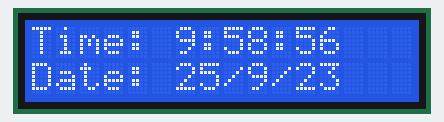
This program was run on a simulated ATmega32, built with avr-gcc and emulated at 16 MHz. On the bench: 16×2 character LCD. Wiring (inferred from the names in the program): DS1307 clock at I2C address 0x68; character LCD (HD44780): RS PA3; E PA2; data PB0, PB1, PB2, PB4. The local clock reads 2024-03-15 10:24:30 at power-on unless the program sets it.

Above: at 0.6 s.
At 4.8 s:
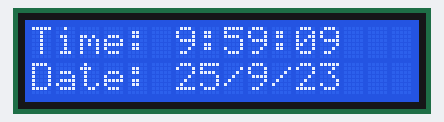
At 9.2 s:
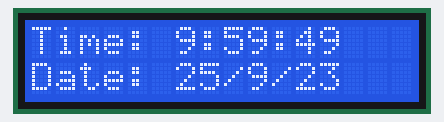
At 18.0 s:
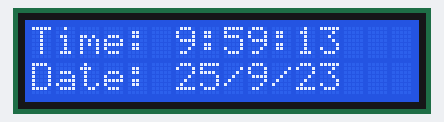
At 26.8 s:
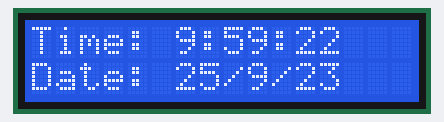
At 37.2 s:
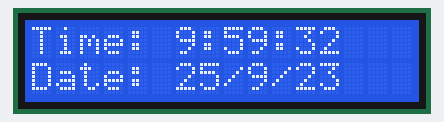

The program:

main.c
```c
/****** LIBIRARY INCLUDE SECTION *******/
#include "LIB/LSTD_TYPES.h"
#include "LIB/LBIT_MATH.h"
#include <util/delay.h>

/***** MCAL INCLUDE SECTION ***********/
#include "MCAL/MDIO/MDIO_interface.h"
#include "MCAL/MADC/MADC_interface.h"
#include "MCAL/MGIE/MGIE_interface.h"

#include "MCAL/MTIMER0/MTIMER0_interface.h"
#include "MCAL/MTIMER1/MTIMER1_interface.h"

#include "MCAL/MEXTI/MEXTI_interface.h"
#include "MCAL/MUSART/MUSART_interface.h"
/***** HAL INCLUDE SECTION **************/
#include "HAL/HPB/HPB_interface.h"
#include "HAL/HSSD/HSSD_interface.h"
#include "HAL/HLED/HLED_interface.h"
#include "HAL/HCLCD/CLCD_interface.h"
#include "HAL/HKEYPAD/KEYPAD_interface.h"
#include "HAL/HDCMOTOR/HDCMOTOR_interface.h"
#include "HAL/HEEPROM/HEEPROM_interface.h"
#include "HAL/HUlTRASONIC/UlTRASONIC_interface.h"
#include "HAL/HRTC/HRTC_interface.h"
/******** FUNCTION PROTOTYPE ***********/
/******* GLOBAL VARIABLE *************/

#include "HAL/DS1307/DS1307_interface.h"


u32 u32_local_Distance =0;
u8 counter =  0;

void main(void)
{
	HCLCD_Init();


	/* RTC TEST */
#if 1
	u8 hours, minutes, seconds, am_pm;
	u8 year, month, day;

	HRTC_voidInit();

	// Set the initial time (e.g., 12:34:56 PM)
	HRTC_voidSetTime(9, 58, 56, AM);

	// Set the initial date (e.g., 2023-09-25)
	HRTC_voidSetDate(23, 9, 25);

	while(1)
	{
		/* Get and Display Time */

		HRTC_voidGetTime(&hours, &minutes, &seconds, &am_pm);
		HCLCD_GoToXY(0,0);
		HCLCD_SendString("Time: ");
		HCLCD_SendNumber(hours);
		HCLCD_SendData(':');
		HCLCD_SendNumber(minutes);
		HCLCD_SendData(':');
		HCLCD_SendNumber(seconds);

		HCLCD_GoToXY(0,16);
		if(am_pm == AM)
		{
			HCLCD_SendString(" AM");
		} else if(am_pm == PM){
			HCLCD_SendString(" PM");
		}
		else {
			HCLCD_SendString("   ");

		}

		/* Get and Display Date */
		HRTC_voidGetDate(&year, &month, &day);
		//_delay_ms(1000);

		HCLCD_GoToXY(1,0);
		HCLCD_SendString("Date: ");
		HCLCD_SendNumber(day);
		HCLCD_SendData('/');
		HCLCD_SendNumber(month);
		HCLCD_SendData('/');
		HCLCD_SendNumber(year);

		_delay_ms(1000);
	}
#endif

	/* EEPROM TEST */
#if 0
	EEPROM_Init();
	EEPROM_ReadByte(100, &counter);

	while(1)
	{
		EEPROM_WriteByte(100, counter++);


		HCLCD_GoToXY(1,0);
		HCLCD_SendNumber(counter);
		_delay_ms(1000);
	}
#endif

}
```

CLCD_config.h
```c
/*
 * CLCD_config.h
 *
 * Created: 1/26/2023 1:50:41 AM
 *  Author: hassa
 */


#ifndef CLCD_CONFIG_H_
#define CLCD_CONFIG_H_

#define ATMEGA_KIT     1
#define PROTEUS        2
/* Choose Proteus Or kit:
 *                      1) ATMEGA_KIT
 *                      2) PROTEUS
 *
 */
#define DRIVER_PURPOUSE      ATMEGA_KIT
/*
 * Chose CLCD Mode :
 *				        1)	_4_BIT_MODE
 *				        2)	_8_BIT_MODE
 */
#define CLCD_MODE			_4_BIT_MODE


/********** Select Control and Data Port **************/
/*
 * Chose CTRL & DATA Port :
 *						1)	DIO_u8PORTA
 *						2)	DIO_u8PORTB
 *						3)	DIO_u8PORTC
 *						4)	DIO_u8PORTD
 */

#if		  DRIVER_PURPOUSE   ==   PROTEUS
#define   CLCD_DATA_PORT      DIO_u8PORTA
#define   CLCD_CTRL_PORT      DIO_u8PORTC
/**************** Control Pins  *******************/
#define   CLCD_RS_PIN         DIO_u8PIN0
#define   CLCD_RW_PIN         DIO_u8PIN1                    /*for write mode */
#define   CLCD_EN_PIN         DIO_u8PIN2

#elif	  DRIVER_PURPOUSE   ==   ATMEGA_KIT
#define   CLCD_DATA_PORT      DIO_u8PORTB
#define   CLCD_CTRL_PORT      DIO_u8PORTA
/**************** Control Pins  *******************/
#define   CLCD_RS_PIN         DIO_u8PIN3
#define   CLCD_RW_PIN         DIO_u8PIN0                    /*for write mode */
#define   CLCD_EN_PIN         DIO_u8PIN2

#endif

/*
 *		_8_BIT_DATA_PIN
 */
#define CLCD_DATA_8_PIN0	DIO_u8PIN0
#define CLCD_DATA_8_PIN1	DIO_u8PIN1
#define CLCD_DATA_8_PIN2	DIO_u8PIN2
#define CLCD_DATA_8_PIN3	DIO_u8PIN3
#define CLCD_DATA_8_PIN4	DIO_u8PIN4
#define CLCD_DATA_8_PIN5	DIO_u8PIN5
#define CLCD_DATA_8_PIN6	DIO_u8PIN6
#define CLCD_DATA_8_PIN7	DIO_u8PIN7
/*
 *		_4_BIT_DATA_PIN
 */
#define CLCD_DATA_4_PIN0	DIO_u8PIN0
#define CLCD_DATA_4_PIN1	DIO_u8PIN1
#define CLCD_DATA_4_PIN2	DIO_u8PIN2
#define CLCD_DATA_4_PIN3	DIO_u8PIN4

#endif /* CLCD_CONFIG_H_ */
```

HRTC_config.h
```c
#ifndef HRTC_CONFIG_H
#define HRTC_CONFIG_H


#endif /*HRTC_CONFIG_H*/
```

CLCD_config.h
```c
/*
 * CLCD_config.h
 *
 * Created: 1/26/2023 1:50:41 AM
 *  Author: hassa
 */


#ifndef CLCD_CONFIG_H_
#define CLCD_CONFIG_H_

#define ATMEGA_KIT     1
#define PROTEUS        2
/* Choose Proteus Or kit:
 *                      1) ATMEGA_KIT
 *                      2) PROTEUS
 *
 */
#define DRIVER_PURPOUSE      ATMEGA_KIT
/*
 * Chose CLCD Mode :
 *				        1)	_4_BIT_MODE
 *				        2)	_8_BIT_MODE
 */
#define CLCD_MODE			_4_BIT_MODE


/********** Select Control and Data Port **************/
/*
 * Chose CTRL & DATA Port :
 *						1)	DIO_u8PORTA
 *						2)	DIO_u8PORTB
 *						3)	DIO_u8PORTC
 *						4)	DIO_u8PORTD
 */

#if		  DRIVER_PURPOUSE   ==   PROTEUS
#define   CLCD_DATA_PORT      DIO_u8PORTA
#define   CLCD_CTRL_PORT      DIO_u8PORTC
/**************** Control Pins  *******************/
#define   CLCD_RS_PIN         DIO_u8PIN0
#define   CLCD_RW_PIN         DIO_u8PIN1                    /*for write mode */
#define   CLCD_EN_PIN         DIO_u8PIN2

#elif	  DRIVER_PURPOUSE   ==   ATMEGA_KIT
#define   CLCD_DATA_PORT      DIO_u8PORTB
#define   CLCD_CTRL_PORT      DIO_u8PORTA
/**************** Control Pins  *******************/
#define   CLCD_RS_PIN         DIO_u8PIN3
#define   CLCD_RW_PIN         DIO_u8PIN0                    /*for write mode */
#define   CLCD_EN_PIN         DIO_u8PIN2

#endif

/*
 *		_8_BIT_DATA_PIN
 */
#define CLCD_DATA_8_PIN0	DIO_u8PIN0
#define CLCD_DATA_8_PIN1	DIO_u8PIN1
#define CLCD_DATA_8_PIN2	DIO_u8PIN2
#define CLCD_DATA_8_PIN3	DIO_u8PIN3
#define CLCD_DATA_8_PIN4	DIO_u8PIN4
#define CLCD_DATA_8_PIN5	DIO_u8PIN5
#define CLCD_DATA_8_PIN6	DIO_u8PIN6
#define CLCD_DATA_8_PIN7	DIO_u8PIN7
/*
 *		_4_BIT_DATA_PIN
 */
#define CLCD_DATA_4_PIN0	DIO_u8PIN0
#define CLCD_DATA_4_PIN1	DIO_u8PIN1
#define CLCD_DATA_4_PIN2	DIO_u8PIN2
#define CLCD_DATA_4_PIN3	DIO_u8PIN4

#endif /* CLCD_CONFIG_H_ */
```

CLCD_config.h
```c
/*
 * CLCD_config.h
 *
 * Created: 1/26/2023 1:50:41 AM
 *  Author: hassa
 */


#ifndef CLCD_CONFIG_H_
#define CLCD_CONFIG_H_

#define ATMEGA_KIT     1
#define PROTEUS        2
/* Choose Proteus Or kit:
 *                      1) ATMEGA_KIT
 *                      2) PROTEUS
 *
 */
#define DRIVER_PURPOUSE      ATMEGA_KIT
/*
 * Chose CLCD Mode :
 *				        1)	_4_BIT_MODE
 *				        2)	_8_BIT_MODE
 */
#define CLCD_MODE			_4_BIT_MODE


/********** Select Control and Data Port **************/
/*
 * Chose CTRL & DATA Port :
 *						1)	DIO_u8PORTA
 *						2)	DIO_u8PORTB
 *						3)	DIO_u8PORTC
 *						4)	DIO_u8PORTD
 */

#if		  DRIVER_PURPOUSE   ==   PROTEUS
#define   CLCD_DATA_PORT      DIO_u8PORTA
#define   CLCD_CTRL_PORT      DIO_u8PORTC
/**************** Control Pins  *******************/
#define   CLCD_RS_PIN         DIO_u8PIN0
#define   CLCD_RW_PIN         DIO_u8PIN1                    /*for write mode */
#define   CLCD_EN_PIN         DIO_u8PIN2

#elif	  DRIVER_PURPOUSE   ==   ATMEGA_KIT
#define   CLCD_DATA_PORT      DIO_u8PORTB
#define   CLCD_CTRL_PORT      DIO_u8PORTA
/**************** Control Pins  *******************/
#define   CLCD_RS_PIN         DIO_u8PIN3
#define   CLCD_RW_PIN         DIO_u8PIN0                    /*for write mode */
#define   CLCD_EN_PIN         DIO_u8PIN2

#endif

/*
 *		_8_BIT_DATA_PIN
 */
#define CLCD_DATA_8_PIN0	DIO_u8PIN0
#define CLCD_DATA_8_PIN1	DIO_u8PIN1
#define CLCD_DATA_8_PIN2	DIO_u8PIN2
#define CLCD_DATA_8_PIN3	DIO_u8PIN3
#define CLCD_DATA_8_PIN4	DIO_u8PIN4
#define CLCD_DATA_8_PIN5	DIO_u8PIN5
#define CLCD_DATA_8_PIN6	DIO_u8PIN6
#define CLCD_DATA_8_PIN7	DIO_u8PIN7
/*
 *		_4_BIT_DATA_PIN
 */
#define CLCD_DATA_4_PIN0	DIO_u8PIN0
#define CLCD_DATA_4_PIN1	DIO_u8PIN1
#define CLCD_DATA_4_PIN2	DIO_u8PIN2
#define CLCD_DATA_4_PIN3	DIO_u8PIN4

#endif /* CLCD_CONFIG_H_ */
```

DS1307_interface.h
```c
#ifndef DS1307_DRIVER_H
#define DS1307_DRIVER_H

// Define constants for AM and PM
#define DS1307_AM 0
#define DS1307_PM 1

// Function to initialize the DS1307 RTC
void DS1307_Init();

// Function to set the time on the DS1307 RTC
void DS1307_SetTime(u8 hours, u8 minutes, u8 seconds, u8 am_pm);

// Function to get the time from the DS1307 RTC
void DS1307_GetTime(u8 *hours, u8 *minutes, u8 *seconds, u8 *am_pm);

// Function to set the date on the DS1307 RTC
void DS1307_SetDate(u8 year, u8 month, u8 day);

// Function to get the date from the DS1307 RTC
void DS1307_GetDate(u8 *year, u8 *month, u8 *day);

#endif /* DS1307_DRIVER_H */
```

CLCD_interface.h
```c
/*
 * CLCD_interface.h
 *
 * Created: 1/26/2023 1:51:27 AM
 *  Author: Hassan Ehab
 */


#ifndef CLCD_INTERFACE_H_
#define CLCD_INTERFACE_H_


#define _4_BIT_MODE     1
#define _8_BIT_MODE     2

#define ATMEGA_KIT     1
#define PROTEUS        2


/*
 *	@brief	: Initialized CLCD
 *	@retval	: Error State [0 -> CLCD_NOK ,1 -> CLCD_OK]
 *	@param	: No Parameter
 */
error_state_t HCLCD_Init(void);
/*
 *	@brief	: CLCD Send Command
 *	@retval	: Error State [0 -> CLCD_NOK ,1 -> CLCD_OK]
 *	@param	: Command Need To Send
 */
error_state_t HCLCD_SendCommand(u8 Copy_u8Command);
/*
 *	@brief	: CLCD Send Data
 *	@retval	: Error State [0 -> CLCD_NOK ,1 -> CLCD_OK]
 *	@param	: Data Need To Send
 */
error_state_t HCLCD_SendData(u8 Copy_u8Data);
/*
 *	@brief	: CLCD Clear Screen
 *	@retval	: Error State [0 -> CLCD_NOK ,1 -> CLCD_OK]
 *	@param	: No Parameter
 */
error_state_t HCLCD_Clear(void);
/*
 *	@brief	: CLCD Send String
 *	@retval	: Error State [0 -> CLCD_NOK ,1 -> CLCD_OK]
 *	@param	: String Needed To Send [Pointer to char]
 */
error_state_t HCLCD_SendString(const char *Copy_pu8String);
/*
 *	@brief	: CLCD Send Number
 *	@retval	: Error State [0 -> CLCD_NOK ,1 -> CLCD_OK]
 *	@param	: Number Needed To Send [Pointer to char]
 */
error_state_t HCLCD_SendNumber(f32 Copy_u32Number);
/*
 *	@brief	: CLCD Set Position
 *	@retval	: Error State [0 -> CLCD_NOK ,1 -> CLCD_OK]
 *	@param	: Copy_u8Xpos -> Row Position
 *	@param	: Copy_u8Ypos -> Col Position
 */
error_state_t HCLCD_GoToXY(u8 Copy_u8Xpos, u8 Copy_u8Ypos);

error_state_t HCLCD_WriteSpecialCharacter(u8* Copy_pu8Pattern, u8 Copy_u8PatternNumber, u8 Copy_u8XPos, u8 Copy_u8YPos);


void CLCD_voidWriteFloatNumber(f32 Copy_f32FloatNumber );


#endif /* CLCD_INTERFACE_H_ */
```

HDCMOTOR_interface.h
```c
/********************************************************************/
/********************************************************************/
/******************    Author     : Hassan Ehab *********************/
/******************    Layer      : HAL         *********************/
/******************    SWC(Driver): HDCMOTOR    *********************/
/******************    Version    : 1.00        *********************/
/********************************************************************/
/********************************************************************/

#ifndef HDCMOTOR_INTERFACE_H
#define HDCMOTOR_INTERFACE_H

#define HDCMOTOR_CW			1
#define HDCMOTOR_CCW		2

error_state_t HDCMOTOR_voidInit(void);
error_state_t HDCMOTOR_voidSetDirection(u8);
error_state_t HDCMOTOR_voidSetSpeed(u8);
error_state_t HDCMOTOR_voidStart(void);
error_state_t HDCMOTOR_voidStop(void);

error_state_t HDCMOTOR_MoveCW(u8 Copy_u8DutyCycle);
error_state_t HDCMOTOR_MoveCCW(u8 Copy_u8DutyCycle);


#endif
```

HEEPROM_interface.h
```c
#ifndef EEPROM_INTERFACE_H
#define EEPROM_INTERFACE_H


// Function to initialize the EEPROM
void EEPROM_Init(void);
/*
 * Function to write a byte to the EEPROM
 * Parameters:
 * - address: The EEPROM address where the data should be written.
 * - data: The data byte to be written.
 * Returns:
 * - u8: An error code indicating the result of the write operation.
 * */
TWI_ErrStatus EEPROM_WriteByte(u16 Copy_u16ByteAddress, u8 Copy_u8ByteData);
/*
 * Function to read a byte from the EEPROM
 * Parameters:
 * - address: The EEPROM address from which the data should be read.
 * - data: A pointer to a variable where the read data will be stored.
 * Returns:
 * - u8: An error code indicating the result of the read operation.
 * */
TWI_ErrStatus EEPROM_ReadByte(u16 Copy_u16ByteAddress, u8 *Copy_u8ByteData);

#endif
```

KEYPAD_interface.h
```c
/*
 * KEYPAD_interface.h
 *
 * Created: 1/27/2023 12:51:22 AM
 *  Author: hassa
 */


#ifndef KEYPAD_INTERFACE_H_
#define KEYPAD_INTERFACE_H_

/*
 *	@brief	: KeyPad Get Pressed Key
 *	@retval	: Pressed Key
 *	@param	: Void No Parameter Needed
 */

void HKPD_u8GetPressedKey(u8 * pPressedKey);
/**/


void HKPD_voidInit(void);

//void H_KEYPAD_u8_getPressedKey(u8 * pPressedKey);


#endif /* KEYPAD_INTERFACE_H_ */
```

HLED_interface.h
```c
/********************************************************************/
/********************************************************************/
/******************    Author     : Hassan Ehab *********************/
/******************    Layer      : HAL         *********************/
/******************    SWC(Driver): HLED        *********************/
/******************    Version    : 1.00        *********************/
/********************************************************************/
/********************************************************************/

#ifndef _HLED_INTERFACE_H
#define _HLED_INTERFACE_H


typedef enum{
	LED_YELLOW = 0,
	LED_GREEN = 1,
	LED_RED = 2,
	LED_BLUE = 3

}Led_t;

/* To Init The Port and Pin Direction*/
void HLED_voidInit(Led_t copy_ledId);
void HLED_voidTurnOn(Led_t copy_ledId);
void HLED_voidTurnOff(Led_t copy_ledId);
void HLED_voidToggle(Led_t copy_ledId);

#endif
```

HPB_interface.h
```c
/********************************************************************/
/********************************************************************/
/******************    Author     : Hassan Ehab *********************/
/******************    Layer      : HAL         *********************/
/******************    SWC(Driver): HPB         *********************/
/******************    Version    : 1.00        *********************/
/********************************************************************/
/********************************************************************/

#ifndef HPB_INTERFACE_H
#define HPB_INTERFACE_H

#define HIGH	1
#define LOW		0

typedef enum{
	ACTIVE_LOW =0,
	ACTIVE_HIGH =1
}PB_Active_t;

typedef enum{
	NOT_PRESSED = 0,
	PRESSED = 1
}State_t;

typedef struct{

	u8 PB_port;
	u8 PB_Pin;
	PB_Active_t PB_mode;
}PB_t;


void PB_voidInit(const PB_t* ptr_PB);
void PB_voidReadState(const PB_t* ptr_PB, State_t* pstate);

#endif
```

HRTC_interface.h
```c
#ifndef HRTC_INTERFACE_H
#define HRTC_INTERFACE_H

// Define constants for AM and PM
#define AM 0
#define PM 1
#define _24_Hours	2

// Function prototypes for RTC operations

// Initialize the RTC
void HRTC_voidInit(void);

// Set the time on the RTC
TWI_ErrStatus HRTC_voidSetTime(u8 hours, u8 minutes, u8 seconds, u8 am_pm_24);

// Get the current time from the RTC
TWI_ErrStatus HRTC_voidGetTime(u8* hours, u8* minutes, u8* seconds, u8* am_pm);

// Set the date on the RTC
TWI_ErrStatus HRTC_voidSetDate(u16 year, u8 month, u8 day);

// Get the current date from the RTC
TWI_ErrStatus HRTC_voidGetDate(u8* year, u8* month, u8* day);


#endif /*HRTC_INTERFACE_H*/
```

HSSD_interface.h
```c
/*
 * SSD_interface.h
 *
 * Created: 1/28/2023 2:20:16 AM
 *  Author: hassa
 */


#ifndef SSD_INTERFACE_H_
#define SSD_INTERFACE_H_

error_state_t HSSD_Init(void);
/*
 *	@brief	: SSD Display Number With Blinking
 *	@retval	: Error State [0 -> SSD Is Not OK, 1 -> SSD Is OK]
 *	@param	: Copy_u8Num -> Number Needed To Display In SSD
 */

error_state_t HSSD_DisplayBlink(u32 Copy_u8Num);
/*
 *	@brief	: SSD Display Number !! This Function Use While(1) Loop
 *	@retval	: Error State [0 -> SSD Is Not OK, 1 -> SSD Is OK]
 *	@param	: Copy_u8Num -> Number Needed To Display In SSD
 */

error_state_t HSSD_DisplayNum(u8 Copy_u8Num);


#endif /* SSD_INTERFACE_H_ */
```

UlTRASONIC_interface.h
```c
/*
 * ULTRASONIC_interface.h
 *
 * Created: 24/09/2023 10:21:39 AM
 * Author: Hassan Ehab
 */

#ifndef ULTRASONIC_INTERFACE_H_
#define ULTRASONIC_INTERFACE_H_

#include "../../LIB/LSTD_TYPES.h"

/**
 * @brief Initialize the Ultrasonic sensor.
 */
void HULTRASONIC_voidInit(void);

/**
 * @brief Trigger the Ultrasonic sensor to send a pulse.
 */
void HULTRASONIC_voidTrigger(void);

/**
 * @brief Handle the rising edge of the echo signal.
 */
void HULTRASONIC_voidRisingEdge(void);

/**
 * @brief Handle the falling edge of the echo signal.
 */
void HULTRASONIC_voidFallingEdge(void);

/**
 * @brief Calculate and return the distance measured by the Ultrasonic sensor in centimeters.
 *
 * @return The distance in centimeters.
 */
u32 HULTRASONIC_u32Distance(void);

/**
 * @brief Stop the Ultrasonic sensor (if needed).
 */
void HULTRASONIC_voidStop(void);

#endif /* ULTRASONIC_INTERFACE_H_ */
```

CLCD_interface.h
```c
/*
 * CLCD_interface.h
 *
 * Created: 1/26/2023 1:51:27 AM
 *  Author: Hassan Ehab
 */


#ifndef CLCD_INTERFACE_H_
#define CLCD_INTERFACE_H_


#define _4_BIT_MODE     1
#define _8_BIT_MODE     2

#define ATMEGA_KIT     1
#define PROTEUS        2


/*
 *	@brief	: Initialized CLCD
 *	@retval	: Error State [0 -> CLCD_NOK ,1 -> CLCD_OK]
 *	@param	: No Parameter
 */
error_state_t HCLCD_Init(void);
/*
 *	@brief	: CLCD Send Command
 *	@retval	: Error State [0 -> CLCD_NOK ,1 -> CLCD_OK]
 *	@param	: Command Need To Send
 */
error_state_t HCLCD_SendCommand(u8 Copy_u8Command);
/*
 *	@brief	: CLCD Send Data
 *	@retval	: Error State [0 -> CLCD_NOK ,1 -> CLCD_OK]
 *	@param	: Data Need To Send
 */
error_state_t HCLCD_SendData(u8 Copy_u8Data);
/*
 *	@brief	: CLCD Clear Screen
 *	@retval	: Error State [0 -> CLCD_NOK ,1 -> CLCD_OK]
 *	@param	: No Parameter
 */
error_state_t HCLCD_Clear(void);
/*
 *	@brief	: CLCD Send String
 *	@retval	: Error State [0 -> CLCD_NOK ,1 -> CLCD_OK]
 *	@param	: String Needed To Send [Pointer to char]
 */
error_state_t HCLCD_SendString(const char *Copy_pu8String);
/*
 *	@brief	: CLCD Send Number
 *	@retval	: Error State [0 -> CLCD_NOK ,1 -> CLCD_OK]
 *	@param	: Number Needed To Send [Pointer to char]
 */
error_state_t HCLCD_SendNumber(f32 Copy_u32Number);
/*
 *	@brief	: CLCD Set Position
 *	@retval	: Error State [0 -> CLCD_NOK ,1 -> CLCD_OK]
 *	@param	: Copy_u8Xpos -> Row Position
 *	@param	: Copy_u8Ypos -> Col Position
 */
error_state_t HCLCD_GoToXY(u8 Copy_u8Xpos, u8 Copy_u8Ypos);

error_state_t HCLCD_WriteSpecialCharacter(u8* Copy_pu8Pattern, u8 Copy_u8PatternNumber, u8 Copy_u8XPos, u8 Copy_u8YPos);


void CLCD_voidWriteFloatNumber(f32 Copy_f32FloatNumber );


#endif /* CLCD_INTERFACE_H_ */
```

Source omitted: CLCD_prog.c (9053 bytes), HRTC_program.c (8702 bytes), CLCD_prog.c (9053 bytes), CLCD_interface.h (1735 bytes), CLCD_prog.c (9053 bytes), CLCD_private.h (1442 bytes), HRTC_private.h (414 bytes), LBIT_MATH.h (1097 bytes), LSTD_TYPES.h (2090 bytes), MADC_interface.h (2509 bytes), MDIO_config.h (0 bytes), MDIO_interface.h (4382 bytes) and 21 more

Measured:
- what the display in image 0 shows lasts 1.2 s, from 0.6 s to 1.8 s
- what the display in image 1 shows lasts 1.5 s, from 4.7 s to 6.2 s
